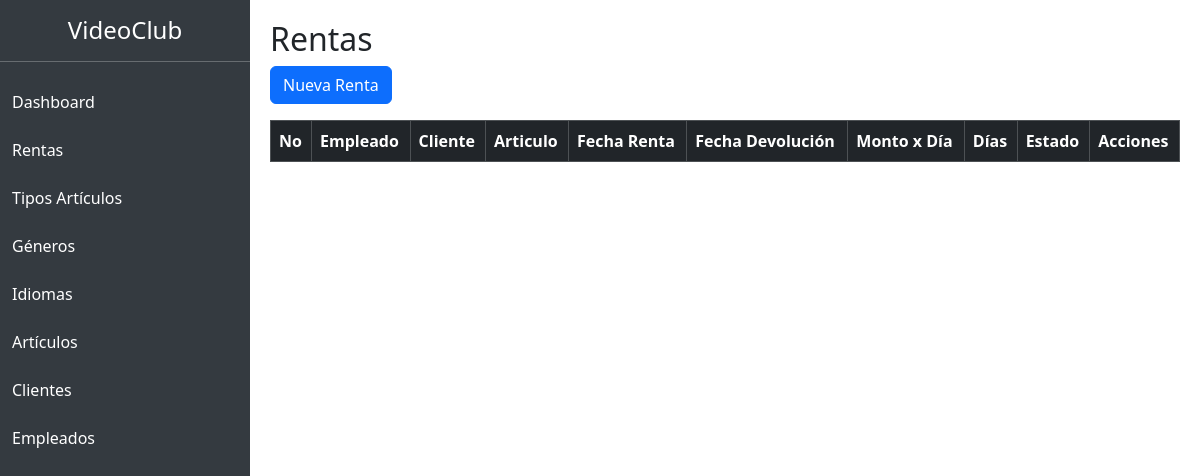
Before: /rentas/ with the older database file.
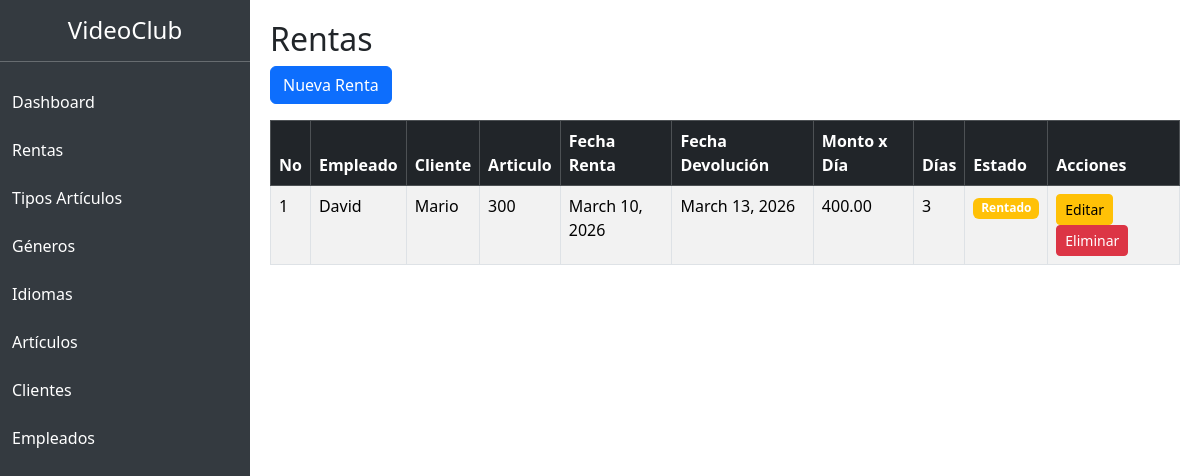
After: the same page with the newer database file.
### VideoClubApp/models.py (models this page shows, shortened)
class Renta(models.Model):
    ESTADO = [
        ('R', 'Rentado'),
        ('D', 'Devuelto'),
    ]
    empleado = models.ForeignKey('Empleado', on_delete=models.CASCADE)
    articulo = models.ForeignKey('Articulo', on_delete=models.CASCADE)
    cliente = models.ForeignKey('Cliente', on_delete=models.CASCADE)
    fecha_renta = models.DateField()
    fecha_devolucion = models.DateField()
    monto_x_dia = models.DecimalField(max_digits=10, decimal_places=2)
    cantidad_dias = models.IntegerField()
    comentario = models.TextField(blank=True)
    estado = models.CharField(max_length=1, choices=ESTADO, default='R')

class Empleado(models.Model):
    TANDA = [
        ('M', 'Matutina'),
        ('V', 'Vespertina'),
        ('N', 'Nocturna'),
    ]
    nombre = models.CharField(max_length=150)
    cedula = models.CharField(max_length=20)
    tanda_labor = models.CharField(max_length=1, choices=TANDA)
    porciento_comision = models.DecimalField(max_digits=5, decimal_places=2)
    fecha_ingreso = models.DateField()
    estado = models.BooleanField(default=True)

class Cliente(models.Model):
    TIPO_PERSONA = [
        ('F', 'Física'),
        ('J', 'Jurídica'),
    ]
    nombre = models.CharField(max_length=150)
    cedula = models.CharField(max_length=20)
    tarjeta_credito = models.CharField(max_length=25)
    limite_credito = models.DecimalField(max_digits=10, decimal_places=2)
    tipo_persona = models.CharField(max_length=1, choices=TIPO_PERSONA)
    estado = models.BooleanField(default=True)

class Articulo(models.Model):
    titulo = models.CharField(max_length=200)
    tipo_articulo = models.ForeignKey('TipoArticulo', on_delete=models.CASCADE)
    idioma = models.ForeignKey('Idioma', on_delete=models.CASCADE)
    renta_x_dia = models.DecimalField(max_digits=10, decimal_places=2)
    dias_renta = models.IntegerField()
    monto_entrega_tardia = models.DecimalField(max_digits=10, decimal_places=2)
    estado = models.BooleanField(default=True)

### VideoClubApp/views.py (the view)
# urls.py: path('rentas/', views.lista_rentas, name='lista_rentas'),
def lista_rentas(request):
    rentas = Renta.objects.all()
    return render(request, 'rentas/lista.html', {'rentas': rentas})

### VideoClubApp/templates/rentas/lista.html
{% extends 'base.html' %}
{% block contenido %}
<h2>Rentas</h2>
<a href="{% url 'crear_renta' %}" class="btn btn-primary mb-3">
Nueva Renta
</a>
<table class="table table-striped table-bordered">
<thead class="table-dark">
<tr>
<th>No</th>
<th>Empleado</th>
<th>Cliente</th>
<th>Articulo</th>
<th>Fecha Renta</th>
<th>Fecha Devolución</th>
<th>Monto x Día</th>
<th>Días</th>
<th>Estado</th>
<th>Acciones</th>
</tr>
</thead>
<tbody>
{% for renta in rentas %}
<tr>
<td>{{ renta.id }}</td>
<td>{{ renta.empleado.nombre }}</td>
<td>{{ renta.cliente.nombre }}</td>
<td>{{ renta.articulo.titulo }}</td>
<td>{{ renta.fecha_renta }}</td>
<td>{{ renta.fecha_devolucion }}</td>
<td>{{ renta.monto_x_dia }}</td>
<td>{{ renta.cantidad_dias }}</td>
<td>
{% if renta.estado == 'R' %}
<span class="badge bg-warning">Rentado</span>
{% else %}
<span class="badge bg-success">Devuelto</span>
{% endif %}
</td>
<td>
<a href="{% url 'editar_renta' renta.id %}" class="btn btn-warning btn-sm">
Editar
</a>
<a href="{% url 'eliminar_renta' renta.id %}"
class="btn btn-danger btn-sm"
onclick="return confirm('¿Seguro que desea eliminar?')">
Eliminar
</a>
</td>
</tr>
{% endfor %}
</tbody>
</table>
{% endblock %}

### VideoClubApp/templates/base.html (shortened to what this page needs)
<!DOCTYPE html>
<html>
<head>
<link href="https://cdn.jsdelivr.net/npm/bootstrap@5.3.2/dist/css/bootstrap.min.css" rel="stylesheet">
</head>
<body>
<div class="sidebar">
<h4 class="text-center mt-3">VideoClub</h4>
<hr>
<a href="/">Dashboard</a>
<a href="/rentas/">Rentas</a>
<a href="/tipos/">Tipos Artículos</a>
<a href="/generos/">Géneros</a>
<a href="/idiomas/">Idiomas</a>
<a href="/articulos/">Artículos</a>
<a href="/clientes/">Clientes</a>
<a href="/empleados/">Empleados</a>
</div>
<div class="content">
{% block contenido %}
{% endblock %}
</div>
</body>
</html>

### VideoClubApp/templates/base.html (style rules this page uses)
body { display:flex; }
.sidebar { width:250px; height:100vh; background:#343a40; color:white; position:fixed; }
.sidebar a { color:white; text-decoration:none; display:block; padding:12px; }
.content { margin-left:250px; padding:20px; width:100%; }

Changed rows visible on the page:
added Renta: id "1", empleado.nombre "David", cliente.nombre "Mario", articulo.titulo "300", fecha_renta "March 10, 2026", fecha_devolucion "March 13, 2026", monto_x_dia "400.00", cantidad_dias "3", estado "Rentado"
